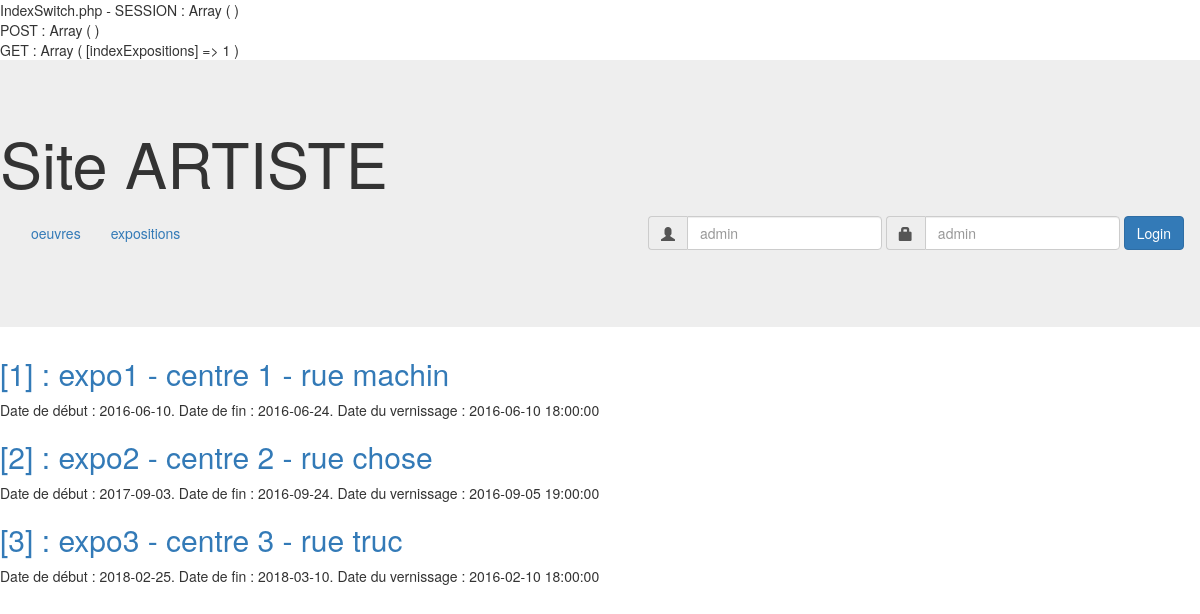
/indexSwitch.php?indexExpositions=1, run on the app's committed database.
### tables this page shows
CREATE TABLE EXPOSITION (
  id int(5) primary key AUTO_INCREMENT,
  nom varchar(20) NOT NULL,
  lieu varchar(20) NOT NULL,
  adresse varchar(50) NOT NULL,
  dateDebut date NOT NULL,
  dateFin date NOT NULL,
  dateVernissage datetime NOT NULL
);

### controleur/public/indexExpositions.php (called while the page is built)
<?php
    $lesExpos = $daoExpo->findAll();
    include('vue/public/vueExpositions.php');
?>

### modele/ExpositionDAO.php (called while the page is built, shortened)
<?php
class ExpositionDAO {
    public function findAll () {
        $connexion = Connexion::getInstance();
        $statement = $connexion->query( 'SELECT * FROM EXPOSITION' );
        return $statement->fetchAll( PDO::FETCH_CLASS, 'Exposition');
    }
}
?>

### entite/Exposition.class.php (the view, shortened to what this page needs)
<?php
class Exposition {
    private $id;
    private $nom;
    private $lieu;
    private $adresse;
    private $dateDebut;
    private $dateFin;
    private $dateVernissage;
    public function exportHtml() {
        $result  = '<div class="expo">' . "\n";
        $result .= '<h2><a href="?indexExpositions=1&amp;id=' . $this->id . '">[' . $this->id . '] : ' . $this->nom . ' - ' . $this->lieu . ' - ' . $this->adresse . '</a></h2>' . "\n";
        $result .= '<p>Date de début : ' . $this->dateDebut . '. ' . ' Date de fin : ' . $this->dateFin . '. Date du vernissage : ' . $this->dateVernissage . "\n";
        $result .= '</div>' . "\n";
        return $result;
    }
}
?>

### vue/public/vueExpositions.php
<!DOCTYPE html>
<html lang="fr">
<head><?php include("include/head.php"); ?></head>
<body>
	<?php include("include/header.php"); ?>
	<?php
	if( !isset($_GET['id']) ) {
		foreach($lesExpos as $ligne){
			print $ligne->exportHtml();
		}
	}
	else {
		$expoOeuvres = $daoOeuvreExpo->findByExposition( $_GET['id'] );
		print $expoOeuvres->getExposition()->exportHtml();
		foreach( $expoOeuvres->getOeuvres() as $ligne ) {
			print $ligne->exportHtml();
		}
	}
	?>
</body>
</html>

### data on the page
exposition: id "1", nom "expo1", lieu "centre 1", adresse "rue machin", dateDebut "2016-06-10", dateFin "2016-06-24", dateVernissage "2016-06-10 18:00:00"
exposition: id "2", nom "expo2", lieu "centre 2", adresse "rue chose", dateDebut "2017-09-03", dateFin "2016-09-24", dateVernissage "2016-09-05 19:00:00"
exposition: id "3", nom "expo3", lieu "centre 3", adresse "rue truc", dateDebut "2018-02-25", dateFin "2018-03-10", dateVernissage "2016-02-10 18:00:00"
